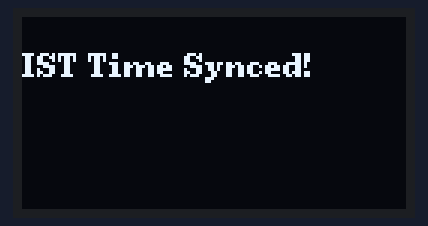
Recording of a sketch running on a simulated ESP32. On the bench: 128×64 one-colour display. WiFi joins after 1.5 s; servers stay silent unless stated; network time is answered at once with the bench clock; the local clock reads 2024-03-15 10:24:30 at power-on unless the sketch sets it; what the sketch prints to the serial monitor is not drawn.

Above: at 1.7 s.
At 3.7 s:
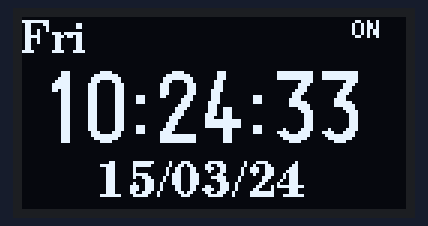
At 7.8 s:
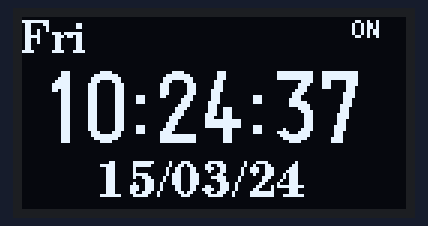
At 11.9 s:
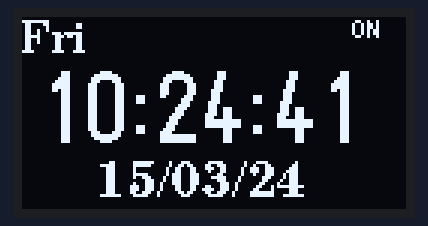
At 21.2 s:
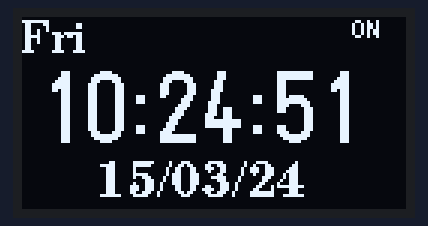
At 38.6 s:
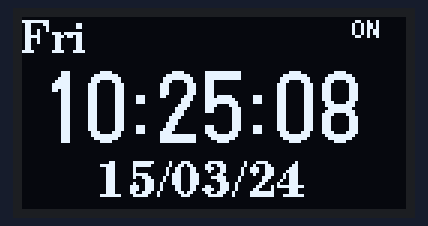

The sketch:

time.ino
```cpp
#include <U8g2lib.h>
#include <WiFi.h>
#include <NTPClient.h>
#include <WiFiUdp.h>
#include <TimeLib.h>

// WiFi credentials
const char *ssid = "";
const char *password = "";

// NTP settings for IST (UTC+5:30)
WiFiUDP ntpUDP;
NTPClient timeClient(ntpUDP, "in.pool.ntp.org", 19800, 60000); // IST offset: 19800 seconds (5.5*3600)

// Initialize U8g2 for SSD1306 OLED (SDA=23, SCL=22)
U8G2_SSD1306_128X64_NONAME_F_HW_I2C u8g2(U8G2_R0, /* reset=*/ U8X8_PIN_NONE, /* clock=*/ 22, /* data=*/ 23);

// Weekday names
const char* dayNames[] = {"Sun", "Mon", "Tue", "Wed", "Thu", "Fri", "Sat"};

void setup() {
  Serial.begin(115200);

  // Initialize OLED
  u8g2.begin();
  u8g2.clearBuffer();
  u8g2.setFont(u8g2_font_ncenB08_tr);
  u8g2.drawStr(0, 20, "Connecting to WiFi...");
  u8g2.sendBuffer();

  // Connect to WiFi
  WiFi.begin(ssid, password);
  while (WiFi.status() != WL_CONNECTED) {
    delay(500);
    Serial.print(".");
  }

  u8g2.clearBuffer();
  u8g2.drawStr(0, 20, "WiFi connected!");
  u8g2.drawStr(0, 35, "Syncing IST time...");
  u8g2.sendBuffer();

  // Initialize NTP client with Indian server
  timeClient.begin();

  // Wait for time sync
  while (!timeClient.update()) {
    timeClient.forceUpdate();
    delay(500);
  }

  // Set system time (already includes IST offset from NTP client)
  setTime(timeClient.getEpochTime());

  u8g2.clearBuffer();
  u8g2.drawStr(0, 20, "IST Time Synced!");
  u8g2.sendBuffer();
  delay(2000);
}

void loop() {
  // Update time from NTP periodically
  timeClient.update();
  setTime(timeClient.getEpochTime());

  // Get current time in 12-hour format with AM/PM
  char timeStr[20];
  int hour12 = hour() % 12;
  if (hour12 == 0) hour12 = 12; // Convert 0 to 12 for 12-hour format
  sprintf(timeStr, "%02d:%02d:%02d %s", hour12, minute(), second(), (hour() < 12) ? "AM" : "PM");

  // Get date in DD/MM/YY format
  char dateStr[20];
  sprintf(dateStr, "%02d/%02d/%02d", day(), month(), year() % 100); // Last 2 digits of year

  // Get weekday
  char weekdayStr[10];
  strcpy(weekdayStr, dayNames[weekday()-1]); // weekday() returns 1-7

  // Display on OLED
  u8g2.clearBuffer();

  // Draw header with weekday
  u8g2.setFont(u8g2_font_ncenB10_tr);
  u8g2.drawUTF8(0, 12, weekdayStr);

  // Draw time (large font)
  u8g2.setFont(u8g2_font_logisoso24_tn);
  u8g2.drawStr(5, 42, timeStr);

  // Draw date (medium font)
  u8g2.setFont(u8g2_font_ncenB12_tr);
  u8g2.drawStr(25, 60, dateStr);

  // WiFi status indicator
  u8g2.setFont(u8g2_font_5x7_tr);
  if (WiFi.status() == WL_CONNECTED) {
    u8g2.drawUTF8(110, 7, "ON");
  } else {
    u8g2.drawUTF8(110, 7, "OFF");
  }

  u8g2.sendBuffer();

  delay(1000); // Update every second
}
```

Measured:
- what the display in image 0 shows lasts 2.1 s, from 1.6 s to 3.7 s
- what the display in image 1 shows lasts 1.0 s, from 3.7 s to 4.7 s
